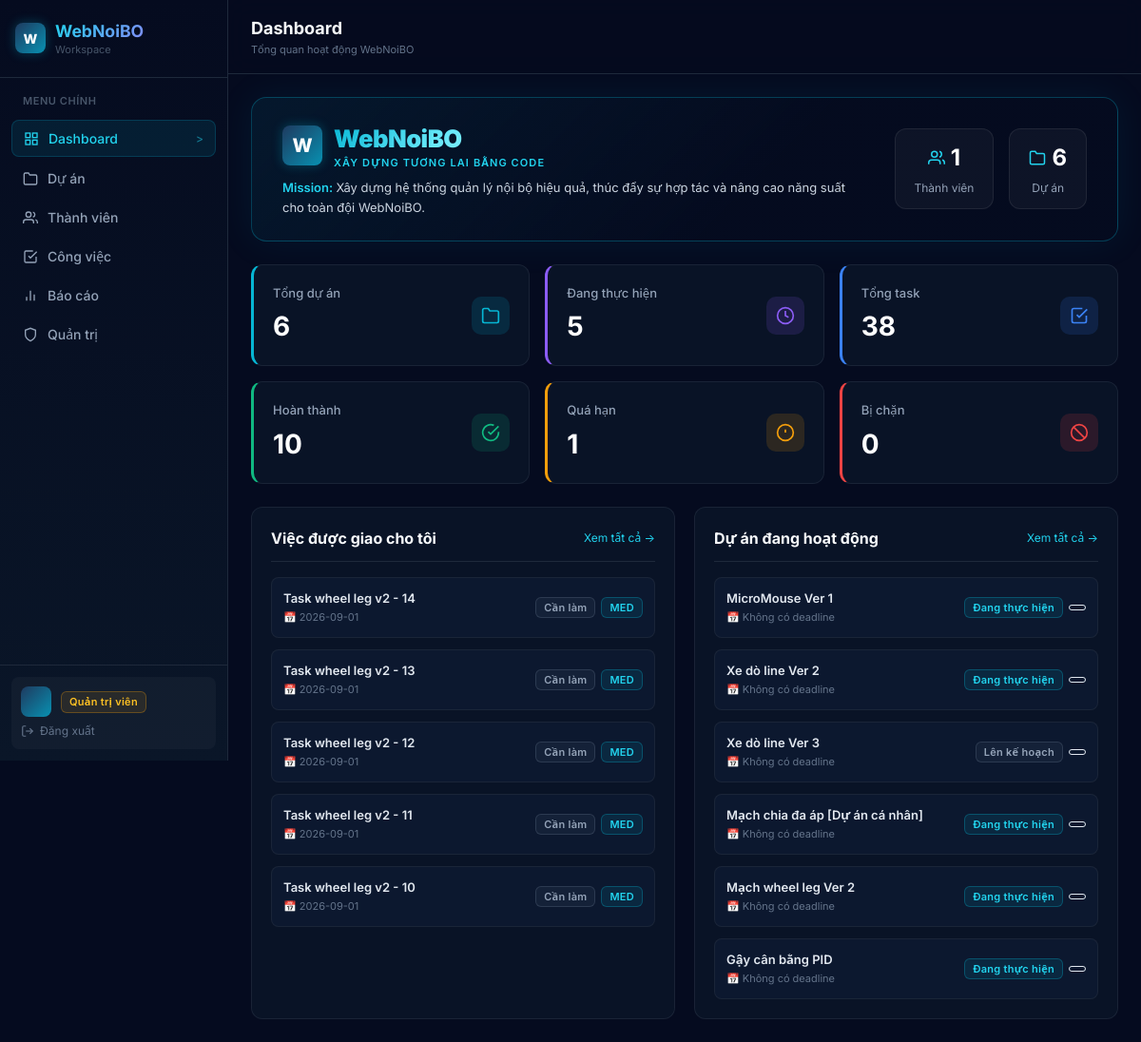
The page /dashboard/ (signed in) on the database its author committed.
### apps/tasks/models.py (models this page shows, shortened)
class Task(models.Model):
    STATUS_CHOICES = (
        ('todo', 'Việc cần làm'),
        ('doing', 'Đang làm'),
        ('review', 'Review'),
        ('done', 'Xong'),
        ('blocked', 'Bị chặn'),
        ('cancelled', 'Đã hủy'),
    )
    PRIORITY_CHOICES = (
        ('low', 'Thấp'),
        ('medium', 'Trung bình'),
        ('high', 'Cao'),
        ('critical', 'Khẩn cấp'),
    )
    project = models.ForeignKey(Project, on_delete=models.CASCADE, related_name='tasks', null=True, blank=True)
    title = models.CharField(max_length=200)
    description = models.TextField(blank=True, null=True)
    assignee = models.ForeignKey(User, on_delete=models.SET_NULL, null=True, blank=True, related_name='assigned_tasks')
    deadline = models.DateField(blank=True, null=True)
    status = models.CharField(max_length=20, choices=STATUS_CHOICES, default='todo')
    priority = models.CharField(max_length=20, choices=PRIORITY_CHOICES, default='medium')
    progress = models.IntegerField(default=0)
    notes = models.TextField(blank=True, null=True)
    created_by = models.ForeignKey(User, on_delete=models.SET_NULL, null=True, related_name='created_tasks')
    created_at = models.DateTimeField(auto_now_add=True)
    updated_at = models.DateTimeField(auto_now=True)

### apps/projects/models.py (models this page shows, shortened)
class Project(models.Model):
    STATUS_CHOICES = (
        ('planning', 'Lên kế hoạch'),
        ('in_progress', 'Đang thực hiện'),
        ('review', 'Đang review'),
        ('completed', 'Hoàn thành'),
        ('paused', 'Tạm dừng'),
    )
    PRIORITY_CHOICES = (
        ('low', 'Thấp'),
        ('medium', 'Trung bình'),
        ('high', 'Cao'),
        ('critical', 'Khẩn cấp'),
    )
    name = models.CharField(max_length=200)
    description = models.TextField(blank=True, null=True)
    deadline = models.DateField(blank=True, null=True)
    status = models.CharField(max_length=20, choices=STATUS_CHOICES, default='planning')
    priority = models.CharField(max_length=20, choices=PRIORITY_CHOICES, default='medium')
    created_by = models.ForeignKey(User, on_delete=models.SET_NULL, null=True, related_name='created_projects')
    created_at = models.DateTimeField(auto_now_add=True)
    updated_at = models.DateTimeField(auto_now=True)

### apps/dashboard/views.py (the view)
# urls.py: path('dashboard/', views.dashboard_view, name='dashboard'),
def dashboard_view(request):
    user = get_user_from_session(request)
    user_id = user['id']
    today = date.today().isoformat()
    projects = Project.objects.all().order_by('-updated_at')
    tasks = Task.objects.all().select_related('project', 'assignee__profile')
    my_tasks = tasks.filter(assignee_id=user_id).order_by('-created_at')[:5]
    total_projects = projects.count()
    active_projects = projects.filter(status='in_progress').count()
    total_tasks = tasks.count()
    done_tasks = tasks.filter(status='done').count()
    overdue_tasks = sum(1 for t in tasks if t.deadline and t.deadline.isoformat() < today and t.status not in ('done', 'cancelled'))
    blocked_tasks = tasks.filter(status='blocked').count()
    total_members = Profile.objects.filter(status='active').count()
    my_tasks_data = [
        {
            'id': t.id,
            'title': t.title,
            'status': t.status,
            'priority': t.priority,
            'progress': t.progress,
            'deadline': t.deadline.isoformat() if t.deadline else None,
            'projects': {'name': t.project.name} if t.project else None,
        }
        for t in my_tasks
    ]
    recent_projects_data = []
    for p in projects[:6]:
        ptasks = p.tasks.all()
        pdone = ptasks.filter(status='done').count()
        ptotal = ptasks.count()
        recent_projects_data.append({
            'id': p.id,
            'name': p.name,
            'status': p.status,
            'done_count': pdone,
            'task_count': ptotal,
        })
    stats = {
        'total_projects': total_projects,
        'active_projects': active_projects,
        'total_tasks': total_tasks,
        'done_tasks': done_tasks,
        'overdue_tasks': overdue_tasks,
        'blocked_tasks': blocked_tasks,
        'total_members': total_members,
    }
    return render(request, 'dashboard/dashboard.html', {
        'stats': stats,
        'my_tasks': my_tasks_data,
        'recent_projects': recent_projects_data,
        'user': user,
        'today': today,
        'status_labels': TASK_STATUS_LABELS,
    })

### templates/dashboard/dashboard.html (shortened to what this page needs)
{% extends "base.html" %}
{% load static %}
{% block nav_dashboard %}active{% endblock %}
{% block page_title %}Dashboard{% endblock %}
{% block page_subtitle %}Tổng quan hoạt động WebNoiBO{% endblock %}
{% block content %}
<div style="position:relative;overflow:hidden;border-radius:16px;padding:1.5rem 2rem;margin-bottom:1.5rem;background:linear-gradient(135deg, rgba(6,182,212,0.08) 0%, rgba(5,11,31,0.9) 60%);border:1px solid rgba(6,182,212,0.3);box-shadow:0 0 40px rgba(6,182,212,0.08)">
    <div style="display:flex;flex-wrap:wrap;align-items:center;justify-content:space-between;gap:1.5rem">
        <div style="flex:1;min-width:280px">
            <div style="display:flex;align-items:center;gap:12px;margin-bottom:8px">
                <div class="logo-badge" style="width:42px;height:42px;font-size:1.25rem">W</div>
                <div>
                    <h1 style="font-size:1.6rem;font-weight:900;background:linear-gradient(135deg, #06b6d4 0%, #67e8f9 50%, #a5f3fc 100%);-webkit-background-clip:text;-webkit-text-fill-color:transparent;background-clip:text;letter-spacing:-0.02em">
                        WebNoiBO
                    </h1>
                    <p style="font-size:11px;color:#22d3ee;font-weight:600;letter-spacing:0.1em;text-transform:uppercase;margin-top:-2px">
                        XÂY DỰNG TƯƠNG LAI BẰNG CODE
                    </p>
                </div>
            </div>
            <p style="color:#cbd5e1;font-size:13px;line-height:1.6;max-width:600px;margin-top:8px">
                <span style="color:#22d3ee;font-weight:600">Mission: </span>
                Xây dựng hệ thống quản lý nội bộ hiệu quả, thúc đẩy sự hợp tác và nâng cao năng suất cho toàn đội WebNoiBO.
            </p>
        </div>
        <div style="display:flex;gap:1rem;flex-shrink:0">
            <div style="text-align:center;padding:12px 20px;background:rgba(255,255,255,0.04);border:1px solid rgba(255,255,255,0.08);border-radius:12px">
                <div style="display:flex;align-items:center;justify-content:center;gap:6px;margin-bottom:2px">
                    <svg width="18" height="18" fill="none" stroke="#22d3ee" stroke-width="2" viewBox="0 0 24 24"><path d="M17 21v-2a4 4 0 00-4-4H5a4 4 0 00-4 4v2"/><circle cx="9" cy="7" r="4"/><path d="M23 21v-2a4 4 0 00-3-3.87"/><path d="M16 3.13a4 4 0 010 7.75"/></svg>
                    <span style="font-size:1.5rem;font-weight:700;color:#ffffff">{{ stats.total_members }}</span>
                </div>
                <span style="font-size:12px;color:#94a3b8">Thành viên</span>
            </div>
            <div style="text-align:center;padding:12px 20px;background:rgba(255,255,255,0.04);border:1px solid rgba(255,255,255,0.08);border-radius:12px">
                <div style="display:flex;align-items:center;justify-content:center;gap:6px;margin-bottom:2px">
                    <svg width="18" height="18" fill="none" stroke="#22d3ee" stroke-width="2" viewBox="0 0 24 24"><path d="M22 19a2 2 0 01-2 2H4a2 2 0 01-2-2V5a2 2 0 012-2h5l2 3h9a2 2 0 012 2z"/></svg>
                    <span style="font-size:1.5rem;font-weight:700;color:#ffffff">{{ stats.total_projects }}</span>
                </div>
                <span style="font-size:12px;color:#94a3b8">Dự án</span>
            </div>
        </div>
    </div>
</div>
<div style="display:grid;grid-template-columns:repeat(auto-fit,minmax(240px,1fr));gap:1rem;margin-bottom:1.5rem">
    <div class="rem-stat-card" style="border-left:3px solid #06b6d4">
        <div style="display:flex;align-items:center;justify-content:space-between">
            <div>
                <div class="stat-title">Tổng dự án</div>
                <div class="stat-val">{{ stats.total_projects }}</div>
            </div>
            <div style="width:40px;height:40px;border-radius:10px;background:rgba(6,182,212,0.15);display:flex;align-items:center;justify-content:center">
                <svg width="20" height="20" fill="none" stroke="#06b6d4" stroke-width="2" viewBox="0 0 24 24"><path d="M22 19a2 2 0 01-2 2H4a2 2 0 01-2-2V5a2 2 0 012-2h5l2 3h9a2 2 0 012 2z"/></svg>
            </div>
        </div>
    </div>
    <div class="rem-stat-card" style="border-left:3px solid #8b5cf6">
        <div style="display:flex;align-items:center;justify-content:space-between">
            <div>
                <div class="stat-title">Đang thực hiện</div>
                <div class="stat-val">{{ stats.active_projects }}</div>
            </div>
            <div style="width:40px;height:40px;border-radius:10px;background:rgba(139,92,246,0.15);display:flex;align-items:center;justify-content:center">
                <svg width="20" height="20" fill="none" stroke="#8b5cf6" stroke-width="2" viewBox="0 0 24 24"><circle cx="12" cy="12" r="10"/><polyline points="12 6 12 12 16 14"/></svg>
            </div>
        </div>
    </div>
    <div class="rem-stat-card" style="border-left:3px solid #3b82f6">
        <div style="display:flex;align-items:center;justify-content:space-between">
            <div>
                <div class="stat-title">Tổng task</div>
                <div class="stat-val">{{ stats.total_tasks }}</div>
            </div>
            <div style="width:40px;height:40px;border-radius:10px;background:rgba(59,130,246,0.15);display:flex;align-items:center;justify-content:center">
                <svg width="20" height="20" fill="none" stroke="#3b82f6" stroke-width="2" viewBox="0 0 24 24"><polyline points="9 11 12 14 22 4"/><path d="M21 12v7a2 2 0 01-2 2H5a2 2 0 01-2-2V5a2 2 0 012-2h11"/></svg>
            </div>
        </div>
    </div>
    <div class="rem-stat-card" style="border-left:3px solid #10b981">
        <div style="display:flex;align-items:center;justify-content:space-between">
            <div>
                <div class="stat-title">Hoàn thành</div>
                <div class="stat-val">{{ stats.done_tasks }}</div>
            </div>
            <div style="width:40px;height:40px;border-radius:10px;background:rgba(16,185,129,0.15);display:flex;align-items:center;justify-content:center">
                <svg width="20" height="20" fill="none" stroke="#10b981" stroke-width="2" viewBox="0 0 24 24"><path d="M22 11.08V12a10 10 0 11-5.93-9.14"/><polyline points="22 4 12 14.01 9 11.01"/></svg>
            </div>
        </div>
    </div>
    <div class="rem-stat-card" style="border-left:3px solid #f59e0b">
        <div style="display:flex;align-items:center;justify-content:space-between">
            <div>
                <div class="stat-title">Quá hạn</div>
                <div class="stat-val">{{ stats.overdue_tasks }}</div>
            </div>
            <div style="width:40px;height:40px;border-radius:10px;background:rgba(245,158,11,0.15);display:flex;align-items:center;justify-content:center">
                <svg width="20" height="20" fill="none" stroke="#f59e0b" stroke-width="2" viewBox="0 0 24 24"><circle cx="12" cy="12" r="10"/><line x1="12" y1="8" x2="12" y2="12"/><line x1="12" y1="16" x2="12.01" y2="16"/></svg>
            </div>
        </div>
    </div>
    <div class="rem-stat-card" style="border-left:3px solid #ef4444">
        <div style="display:flex;align-items:center;justify-content:space-between">
            <div>
                <div class="stat-title">Bị chặn</div>
                <div class="stat-val">{{ stats.blocked_tasks }}</div>
            </div>
            <div style="width:40px;height:40px;border-radius:10px;background:rgba(239,68,68,0.15);display:flex;align-items:center;justify-content:center">
                <svg width="20" height="20" fill="none" stroke="#ef4444" stroke-width="2" viewBox="0 0 24 24"><circle cx="12" cy="12" r="10"/><line x1="4.93" y1="4.93" x2="19.07" y2="19.07"/></svg>
            </div>
        </div>
    </div>
</div>
<div class="two-col">
    <div class="glass-card" style="padding:1.25rem">
        <div style="display:flex;justify-content:space-between;align-items:center;margin-bottom:1rem;padding-bottom:.75rem;border-bottom:1px solid #1e293b">
            <h2 style="font-size:1rem;font-weight:700;color:#f8fafc">Việc được giao cho tôi</h2>
            <a href="/tasks/" style="font-size:12px;color:#22d3ee;text-decoration:none">Xem tất cả →</a>
        </div>
        {% if my_tasks %}
        <div style="display:flex;flex-direction:column;gap:.75rem">
            {% for task in my_tasks %}
            <a href="/tasks/{{ task.id }}/" style="display:flex;align-items:center;justify-content:space-between;padding:.75rem;background:rgba(15,31,56,0.6);border:1px solid rgba(30,41,59,0.8);border-radius:8px;text-decoration:none;color:#e2e8f0;transition:all .15s" onmouseover="this.style.borderColor='rgba(6,182,212,0.4)'" onmouseout="this.style.borderColor='rgba(30,41,59,0.8)'">
                <div style="flex:1;min-width:0">
                    <div style="font-weight:600;font-size:13px;white-space:nowrap;overflow:hidden;text-overflow:ellipsis">{{ task.title }}</div>
                    {% if task.deadline %}<div style="font-size:11px;color:#64748b;margin-top:2px">📅 {{ task.deadline }}</div>{% endif %}
                </div>
                <div style="display:flex;align-items:center;gap:6px">
                    <span class="badge badge-{{ task.status }}">
                        {% if task.status == 'todo' %}Cần làm
                        {% elif task.status == 'doing' %}Đang làm
                        {% elif task.status == 'review' %}Review
                        {% elif task.status == 'blocked' %}Bị chặn{% endif %}
                    </span>
                    <span class="badge badge-{{ task.priority }}">{{ task.priority|upper|slice:":3" }}</span>
                </div>
            </a>
            {% endfor %}
        </div>
        {% else %}
        <div style="text-align:center;padding:2.5rem 1rem;color:#64748b;font-size:13px">Không có công việc nào đang thực hiện 🎉</div>
        {% endif %}
    </div>
    <div class="glass-card" style="padding:1.25rem">
        <div style="display:flex;justify-content:space-between;align-items:center;margin-bottom:1rem;padding-bottom:.75rem;border-bottom:1px solid #1e293b">
            <h2 style="font-size:1rem;font-weight:700;color:#f8fafc">Dự án đang hoạt động</h2>
            <a href="/projects/" style="font-size:12px;color:#22d3ee;text-decoration:none">Xem tất cả →</a>
        </div>
        {% if recent_projects %}
        <div style="display:flex;flex-direction:column;gap:.75rem">
            {% for p in recent_projects %}
            <a href="/projects/{{ p.id }}/" style="display:flex;align-items:center;justify-content:space-between;padding:.75rem;background:rgba(15,31,56,0.6);border:1px solid rgba(30,41,59,0.8);border-radius:8px;text-decoration:none;color:#e2e8f0;transition:all .15s" onmouseover="this.style.borderColor='rgba(6,182,212,0.4)'" onmouseout="this.style.borderColor='rgba(30,41,59,0.8)'">
                <div style="flex:1;min-width:0">
                    <div style="font-weight:600;font-size:13px">{{ p.name }}</div>
                    <div style="font-size:11px;color:#64748b;margin-top:2px">📅 {{ p.deadline|default:"Không có deadline" }}</div>
                </div>
                <div style="display:flex;align-items:center;gap:6px">
                    <span class="badge badge-{{ p.status }}">
                        {% if p.status == 'planning' %}Lên kế hoạch
                        {% elif p.status == 'in_progress' %}Đang thực hiện
                        {% elif p.status == 'review' %}Review
                        {% elif p.status == 'completed' %}Hoàn thành
                        {% elif p.status == 'paused' %}Tạm dừng{% endif %}
                    </span>
                    <span class="badge badge-{{ p.priority }}">{{ p.priority|upper|slice:":3" }}</span>
                </div>
            </a>
            {% endfor %}
        </div>
        {% else %}
        <div style="text-align:center;padding:2.5rem 1rem;color:#64748b;font-size:13px">Chưa có dự án nào.</div>
        {% endif %}
    </div>
</div>
{% endblock %}

### rows shown on the page
Task: title "Task wheel leg v2 - 14", priority "MED"
Task: title "Task wheel leg v2 - 13", priority "MED"
Task: title "Task wheel leg v2 - 12", priority "MED"
Task: title "Task wheel leg v2 - 11", priority "MED"
Task: title "Task wheel leg v2 - 10", priority "MED"
Project: name "MicroMouse Ver 1"
Project: name "Xe dò line Ver 2"
Project: name "Xe dò line Ver 3"
Project: name "Mạch chia đa áp [Dự án cá nhân]"
Project: name "Mạch wheel leg Ver 2"
Project: name "Gậy cân bằng PID"

### other values the page prints
{{ stats.total_members }} "1"
{{ stats.total_projects }} "6"
{{ stats.active_projects }} "5"
{{ stats.total_tasks }} "38"
{{ stats.done_tasks }} "10"
{{ stats.overdue_tasks }} "1"
{{ stats.blocked_tasks }} "0"
{{ task.deadline }} "2026-09-01" "2026-09-01" "2026-09-01" "2026-09-01" "2026-09-01"
{{ p.deadline|default:"Không có deadline" }} "Không có deadline" "Không có deadline" "Không có deadline" "Không có deadline" "Không có deadline" "Không có deadline"
